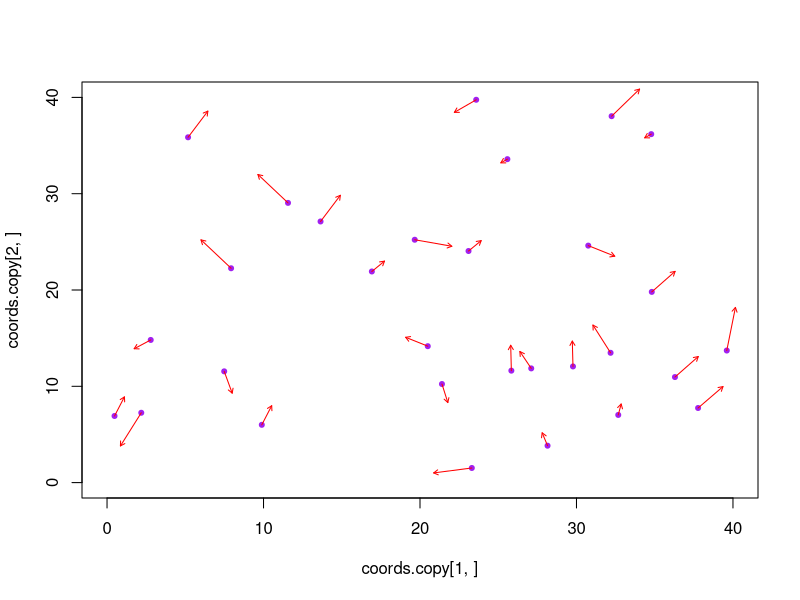
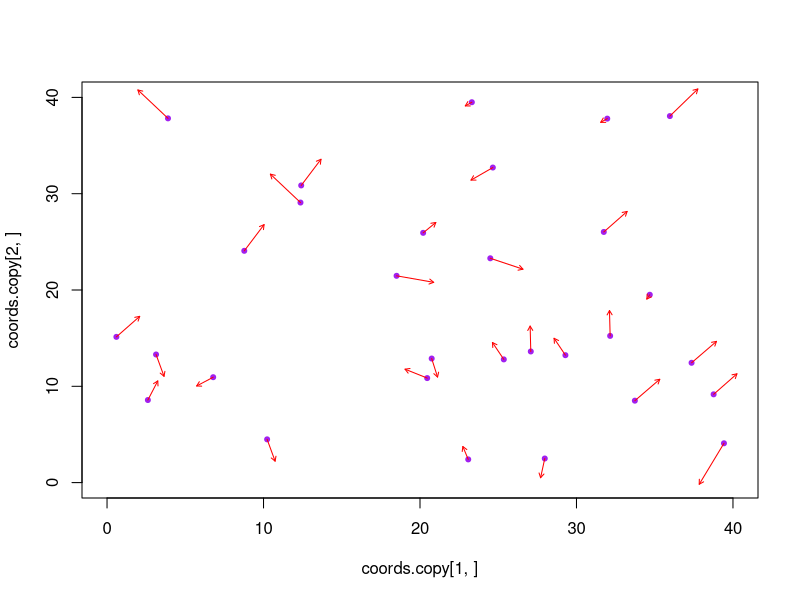
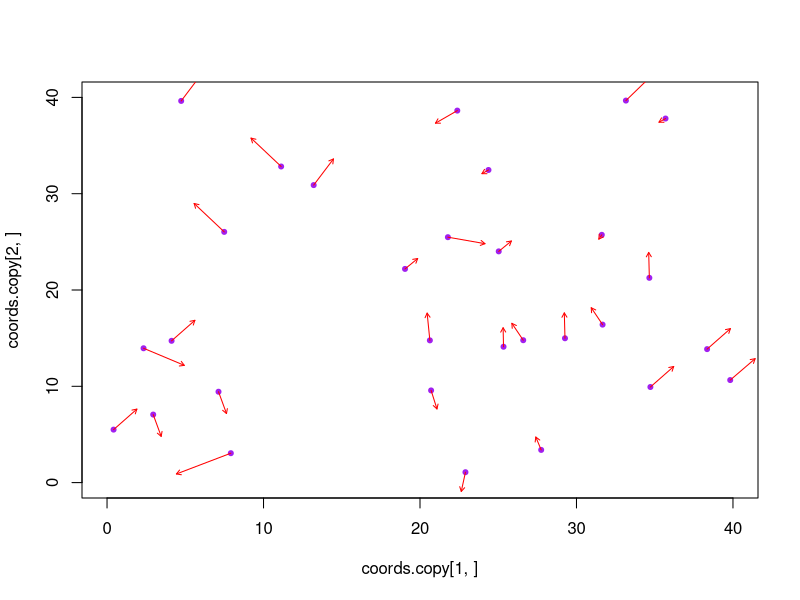
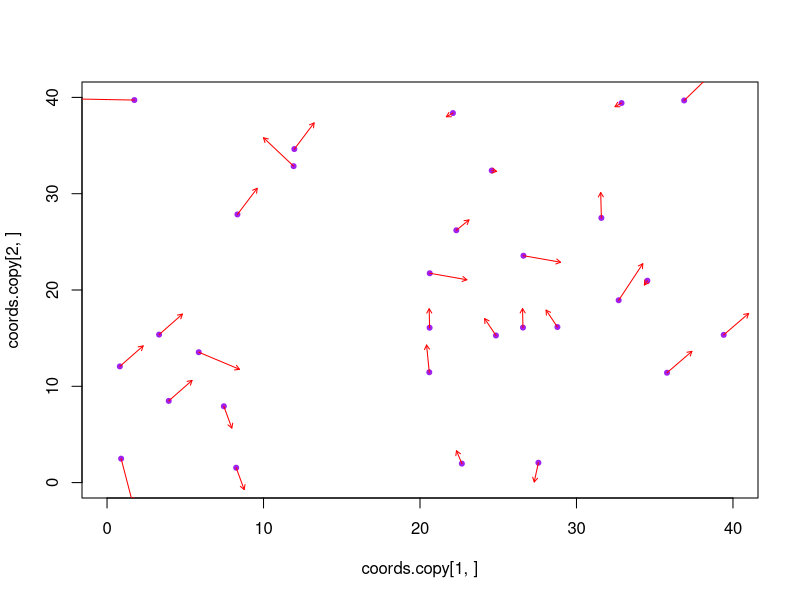
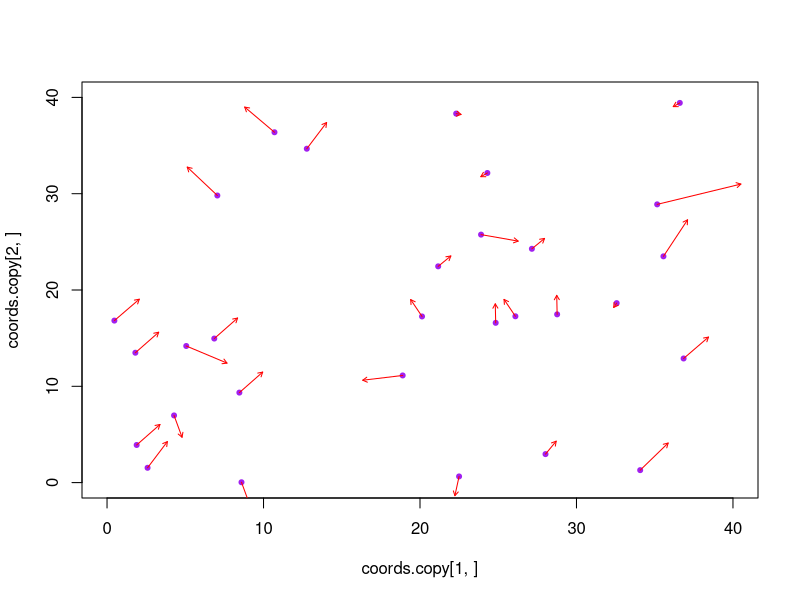
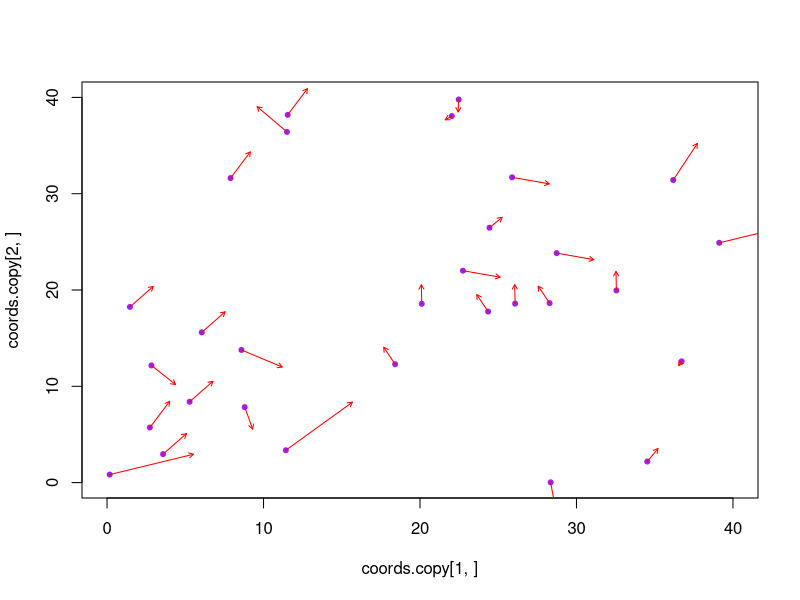
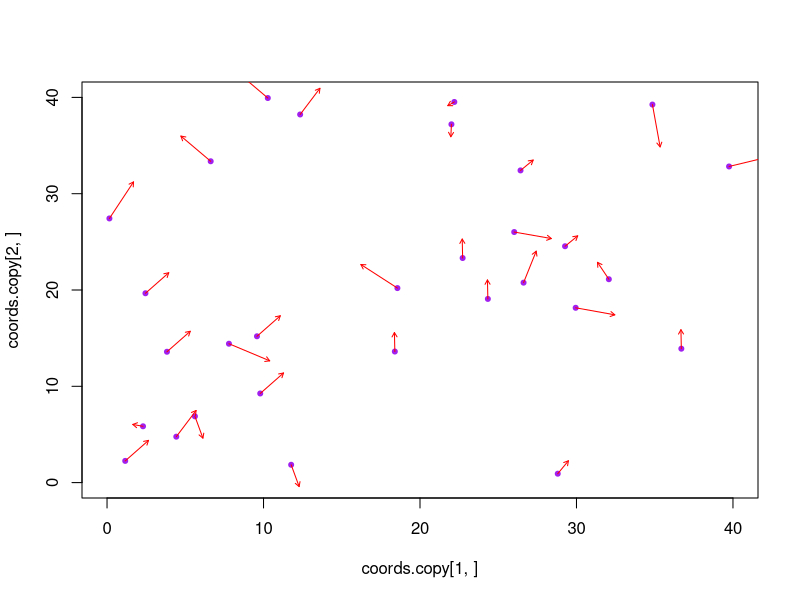
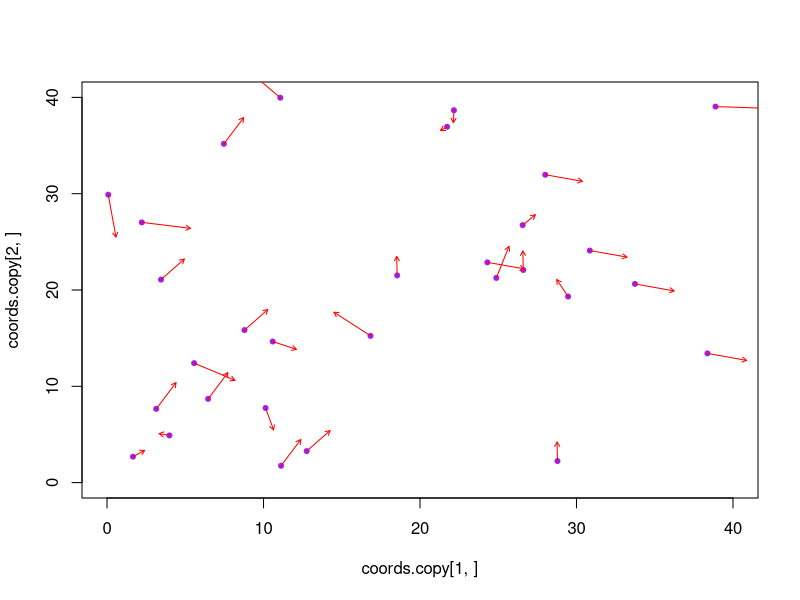

Reproduce these figures in R, in order.
# ---
# Particle Swarm Optimization
# Based on "Particle Swarm Optimization" by J.Kennedy and R.Eberhart
# ---

# -- Target function -- 
target = function(x, y){
  x^2 + y^2
}

# -- Random initialization of particles and velocity -- 
n.particles = 30
rows = 2
upper = 40
lower = 0
coords = matrix(runif(n.particles * rows, lower, upper), nrow=2, ncol=n.particles)
velocity = matrix(runif(n.particles * rows, -2, 2), nrow=2, ncol=n.particles)


# -- Testing Nearest Neighbor Velocity Matching and Craziness -- 
# nn.index returns a vector containing the index of the nearest neighbor for each particle
nn.index = function(coord.matrix){
  rows = ncol(coord.matrix)
  cols = ncol(coord.matrix)
  
  dist.matrix = matrix(0, nrow=rows, ncol=cols)
  argmin = c()
  
  # Euclidean distance
  for(i in 1:cols){
    for(j in 1:cols){
      if(i==j){
        dist.matrix[i, j] = Inf
      } else{
        dist.matrix[i, j] = ((coord.matrix[1, i] - coord.matrix[1, j])^2 + (coord.matrix[2, i] - coord.matrix[2, j])^2)^(1/2)
      }
    }
    # Argmin of current row
    argmin[i] = which.min(dist.matrix[i, ])
  }

  return(argmin)
}

# Loop
n.iterations = 20

coords.copy = coords
velocity.copy = velocity

n.crazy.particles = 4

for(i in 1:n.iterations){
  argmin = nn.index(coords.copy)
  velocity.copy = velocity.copy[, argmin]
  
  # Add craziness (stochastic variable -> randomly chosen velocities)
  crazy.particles = sample(1:n.particles, n.crazy.particles)
  craziness = matrix(runif(2 * n.crazy.particles, -2, 2), nrow=2, ncol=n.crazy.particles)
  velocity.copy[, crazy.particles] = velocity.copy[, crazy.particles] + craziness
  
  # %% keeps torus structure 
  coords.copy = (coords.copy + velocity.copy) %% upper
  
  plot(coords.copy[1, ], 
       coords.copy[2, ], 
       xlim = c(lower, upper), 
       ylim = c(lower, upper),
       pch = 20, 
       col = "purple")
  
  # Movement arrows
  arrows(x0 = coords.copy[1, ], 
         y0 = coords.copy[2, ], 
         x1 = coords.copy[1, ] + velocity.copy[1, ] * 1.5, 
         y1 = coords.copy[2, ] + velocity.copy[2, ] * 1.5, 
         length = 0.05, 
         col = "red")
  
  Sys.sleep(0.8)
}

# -- Testing Cornfield Vector --
# Evaluation function
evaluation = function(coords){
  presentx = coords[1, ]
  presenty = coords[2, ]
  # Roost located at (20, 20)
  return(sqrt((presentx - 20)^2) + sqrt((presenty - 20)^2))
}

# Update function
update = function(coords, pbestx, pbesty, gbest, p.increment, g.increment, velocity.matrix){
  presentx = coords[1, ]
  presenty = coords[2, ]
  n.particles = length(presentx)
  
  # Random value for each particle
  rand.ix = runif(n.particles, 0, 1)
  rand.iy = runif(n.particles, 0, 1)
  rand.gx = runif(n.particles, 0, 1)
  rand.gy = runif(n.particles, 0, 1)
  
  # Individual memory
  velocity.matrix[1, ] = ifelse(presentx > pbestx, 
                                velocity.matrix[1, ] - rand.ix * p.increment, 
                                velocity.matrix[1, ] + rand.ix * p.increment)
  
  velocity.matrix[2, ] = ifelse(presenty > pbesty, 
                                velocity.matrix[2, ] - rand.iy * p.increment, 
                                velocity.matrix[2, ] + rand.iy * p.increment)
  
  # Global memory
  velocity.matrix[1, ] = ifelse(presentx > pbestx[gbest], 
                                velocity.matrix[1, ] - rand.gx * g.increment, 
                                velocity.matrix[1, ] + rand.gx * g.increment)
  
  velocity.matrix[2, ] = ifelse(presenty > pbesty[gbest],
                                velocity.matrix[2, ] - rand.gy * g.increment,
                                velocity.matrix[2, ] + rand.gy * g.increment)
  
  return(velocity.matrix)
}

# Loop
coords.copy = coords
velocity.copy = velocity

# Initialize values
# pbest keeps the best individual value and gbest the index of the global best
# pbestx and pbesty keep the best x and y coords individually
pbest = evaluation(coords.copy)
gbest = which.min(pbest)
pbestx = coords.copy[1, ]
pbesty = coords.copy[2, ]
p.increment = 1
g.increment = 1

n.iterations = 50

for(i in 1:n.iterations){
  
  velocity.copy = update(coords.copy, pbestx, pbesty, gbest, p.increment, g.increment, velocity.copy)
  coords.copy = (coords.copy + velocity.copy) %% upper
  
  current.pbest = evaluation(coords.copy)
  
  # Check if current.pbest is better than pbest
  better = which(current.pbest < pbest)
  
  # Update values
  pbest[better] = current.pbest[better]
  pbestx[better] = coords.copy[1, better]
  pbesty[better] = coords.copy[2, better]
  
  # Update gbest
  gbest = which.min(pbest)
  
  plot(coords.copy[1, ], 
       coords.copy[2, ], 
       xlim = c(lower, upper), 
       ylim = c(lower, upper),
       pch = 20, 
       col = "purple")
  
  # Roost
  points(20, 20, pch = 19, cex = 2, col = "violet")
  
  Sys.sleep(0.5)
}
